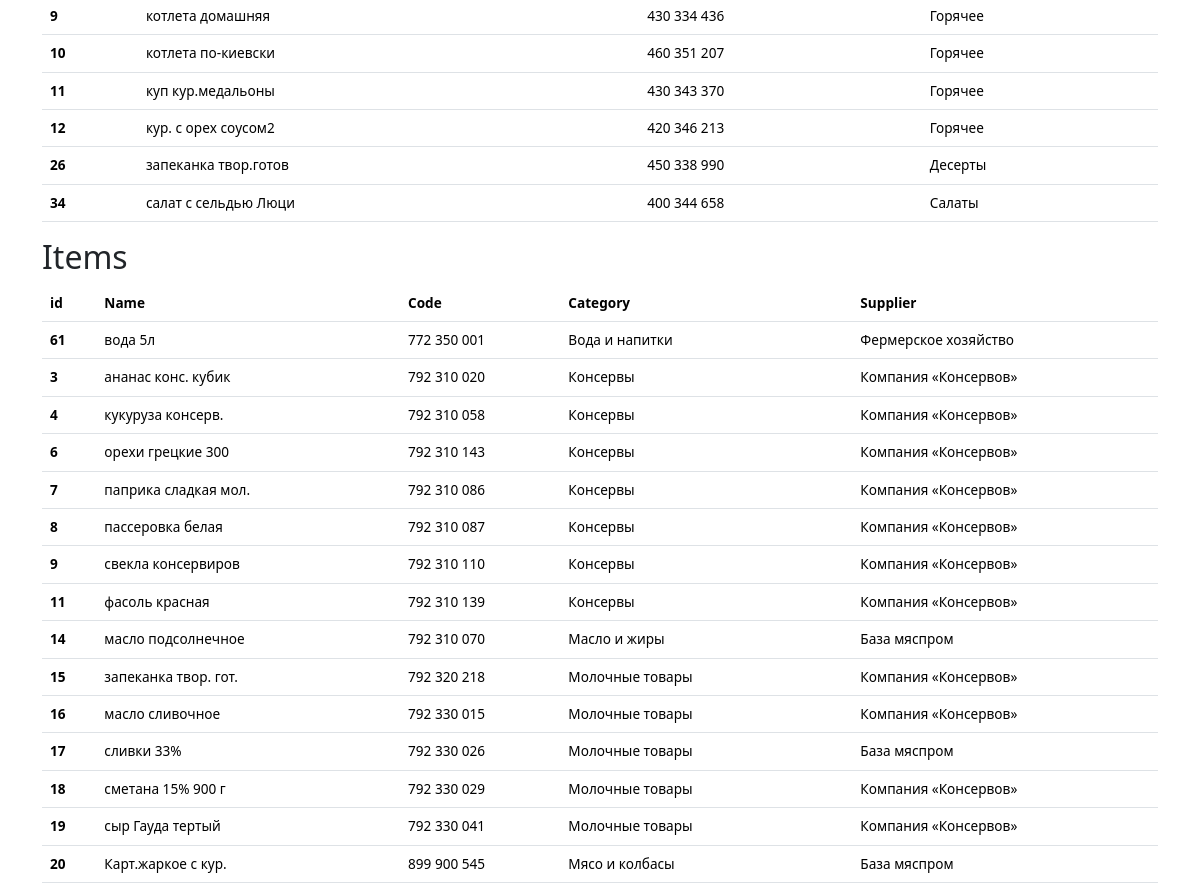
/register/ (middle part), run on an earlier commit of the app's database.
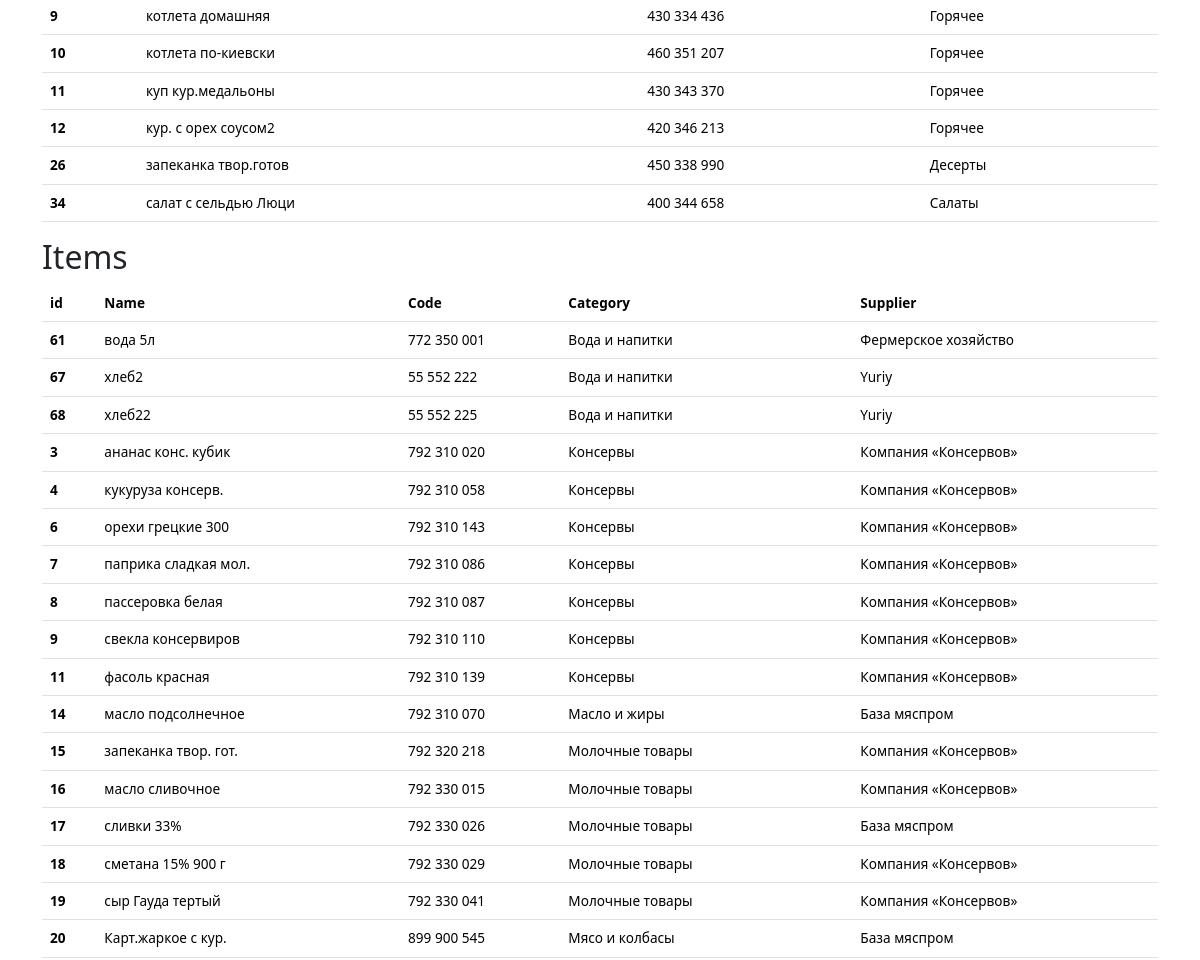
And on a later commit of the database.
### register/models.py (models this page shows, shortened)
class Product(models.Model):
    DIFFICULTY_LEVELS = (
        ('Easy', 'Easy'),
        ('Medium', 'Medium'),
        ('Hard', 'Hard'),
    )
    code=models.DecimalField(max_digits=10, help_text="Не более 10 знаков", decimal_places=0, unique=True)
    name = models.CharField(max_length=200,help_text="Не более 200 знаков", db_index=True, verbose_name='Продукт')
    category = models.ForeignKey(Category, related_name='product', on_delete=models.CASCADE)
    ingredient = models.ManyToManyField(Item, through=RecipeIngredient)
    difficulty = models.CharField(choices=DIFFICULTY_LEVELS, max_length=10)
    price = models.DecimalField(max_digits=10,help_text="Не более 10 знаков", decimal_places=2)
    description = models.TextField(blank=True, null=True)
    cooking= models.TextField(blank=True, null = True)
    slug= models.SlugField(max_length=255, verbose_name='Url', unique=True)
    weekday_forecast=models.PositiveIntegerField(verbose_name='Будни', null = True)
    weekend_forecast=models.PositiveIntegerField(verbose_name='Выходные', null = True)
    avrg_forecast= models.PositiveIntegerField(editable=False, verbose_name='Суточные', null = True)
    holiday_forecast=models.PositiveIntegerField(verbose_name='Праздники', null = True)
    promotion_forecast=models.PositiveIntegerField(verbose_name='Промо', null = True)
    created_date= models.DateField(auto_now_add=True, verbose_name='Создан',null=True)
    updated_date = models.DateField(auto_now=True,  verbose_name='Изменен', null=True)
    class Meta:
        ordering = ['category', 'name']
        verbose_name = 'Продукт'
        verbose_name_plural = 'Продукты'
    def __str__(self):
        return self.name

class Category(models.Model):
    code= models.CharField(max_length=5, help_text="Не более 5 цифр",  unique=True,verbose_name='Код')
    name = models.CharField(max_length=200, help_text="Не более 200 знаков", db_index=True, verbose_name='Категория')
    slug= models.SlugField(max_length=255, verbose_name='Url', unique=True)
    class Meta:
        ordering = ['name']
        verbose_name = 'Категория продукта'
        verbose_name_plural = 'Категории продуктов'
    def __str__(self):
        return self.name

class Item(models.Model):
    code=models.DecimalField(max_digits=12, unique=True, help_text="Не более 12 знаков",decimal_places=0,null=True,verbose_name='Код')
    name = models.CharField(max_length=200, help_text="Не более 200 знаков", unique=True,db_index=True)
    category = models.ForeignKey(
        CategoryItem, related_name='item', on_delete=models.CASCADE)
    supplier=models.ForeignKey(Supplier, related_name='item',on_delete=models.CASCADE)
    unit = models.CharField(max_length=50, help_text="Не более 50 знаков", choices=UNITS ) # pounds, lbs, oz ,grams, etc
    unit_cost = models.DecimalField(max_digits=10, help_text="Не более 10 знаков",decimal_places=2)
    description = models.TextField(blank=True, null=True)
    slug= models.SlugField(max_length=255, verbose_name='Url', unique=True)
    delivery_time = models.IntegerField(verbose_name='Дней', null=True)
    supply_pack = models.IntegerField(verbose_name='Упаковка, ед.', null=True, default=1)
    pack_weight= models.FloatField(verbose_name='вес упаковки', blank=True, null=True)
    pack_length=models.FloatField(verbose_name='длина упаковки', blank=True, null=True)
    pack_width = models.FloatField(verbose_name='ширина упаковки', blank=True, null=True)
    pack_height = models.FloatField(verbose_name='высота упаковки', blank=True, null=True)
    best_befor = models.DateField(blank=True, null=True, default=date.today()+timedelta(days=30))
    created_date= models.DateField(auto_now_add=True, verbose_name='Создан',null=True)
    updated_date = models.DateField(auto_now=True,  verbose_name='Изменен', null=True)
    class Meta:
        ordering = ['category','name']
        verbose_name = 'Товар'
        verbose_name_plural = 'Товары'
    def __str__(self):
        return self.name

class CategoryItem(models.Model):
    code= models.DecimalField(max_digits=5, help_text="Не более 5 цифр", decimal_places=0, unique=True,verbose_name='Код')
    name = models.CharField(max_length=200, help_text="Не более 200 знаков", db_index=True, verbose_name='Категория')
    slug= models.SlugField(max_length=255, verbose_name='Url', unique=True)
    class Meta:
        ordering = ['name']
        verbose_name = 'Категория товара'
        verbose_name_plural = 'Категории товаров'
    def __str__(self):
        return self.name

class Supplier(models.Model):
    code=models.CharField(max_length=4, null=True)
    name = models.CharField(max_length=200, help_text="Не более 200 знаков",db_index=True)
    slug= models.SlugField(max_length=255, verbose_name='Url', unique=True)
    address = models.CharField(max_length=220)
    contact=models.CharField(max_length=250, null=True)
    created_date = models.DateField(auto_now_add=True)
    class Meta:
        ordering = ['name']
        verbose_name = 'Поставщик'
        verbose_name_plural = 'Поставщики'
    def __str__(self):
        return self.name

### register/views.py (the view)
# urls.py: path('', include('register.urls')),
def register(request):
    suppliers = Supplier.objects.all()
    items = Item.objects.all()
    products=Product.objects.all()
    recipes=RecipeIngredient.objects.all()
    categoryitems=CategoryItem.objects.all()
    categories = Category.objects.all() # Передано в news/templatetags/news_tags.py
    context = {
        'suppliers': suppliers,
        'items': items,
        'products': products,
        'recipes': recipes,
        'categoryitems': categoryitems,
        'categories': categories,
        'title':'Register'
    }
    return render(request, template_name='register/register.html', context=context)

### register/models.py (called while the page is built)
    @property
    def ingredient_cost(self):
        return format((float(self.unit_cost) * float(self.ratio)), '.2f')

### register/templates/register/register.html (shortened to what this page needs)
{% extends 'base_simple.html' %}
{% load static %}
{% block content %}
<div class="container">
  <table class="table">
    <tbody>
      {% for product in products%}
      <tr>
        <th scope="row">{{product.id}}</th>
        <td>{{product.name}}</td>
        <td>{{product.code}}</td>
        <td>{{product.category}}</td>
      </tr>
      {% endfor %}
    </tbody>
  </table>
  <h2>Items</h2>
  <table class="table">
    <thead>
      <tr>
        <th scope="col">id</th>
        <th scope="col">Name</th>
        <th scope="col">Code</th>
        <th scope="col">Category</th>
        <th scope="col">Supplier</th>
      </tr>
    </thead>
    <tbody>
      {% for item in items%}
      <tr>
        <th scope="row">{{item.id}}</th>
        <td>{{item.name}}</td>
        <td>{{item.code}}</td>
        <td>{{item.category}}</td>
        <td>{{item.supplier}}</td>
      </tr>
      {% endfor %}
    </tbody>
  </table>
</div>
{% endblock %}

What changed in the data, as far as the page shows it:
added Item: id "67", name "хлеб2", code "55 552 222", category "Вода и напитки", supplier "Yuriy"
added Item: id "68", name "хлеб22", code "55 552 225", category "Вода и напитки", supplier "Yuriy"
